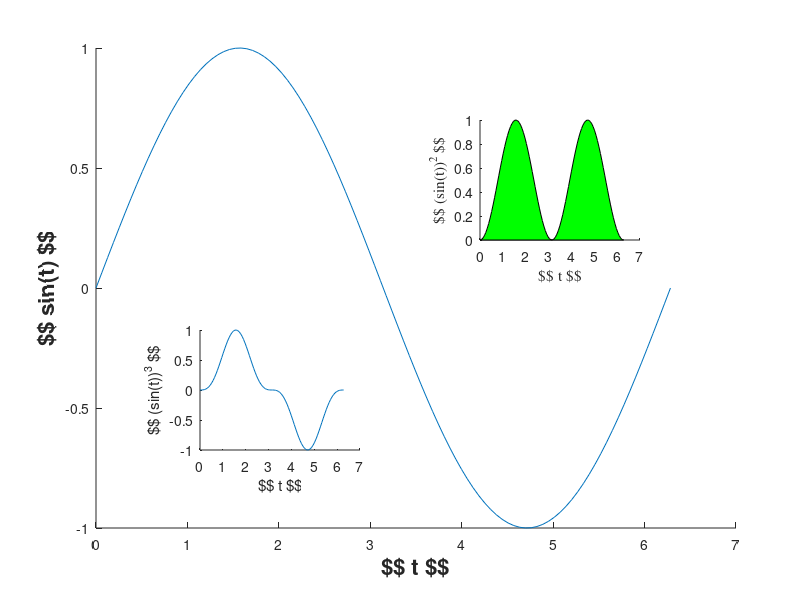

Write MATLAB code to recreate this figure.
% Create data
t = linspace(0,2*pi);
t(1) = eps;
y = sin(t);

% Place axes at (0.1,0.1) with width and height of 0.8
figure
handaxes1 = axes('Position', [0.12 0.12 0.8 0.8]);

%%
% Main plot
plot(t, y)
xlabel('$$ t $$')
ylabel('$$ sin(t) $$')
set(handaxes1, 'Box', 'off')
%%

% Adjust XY label font
handxlabel1 = get(gca, 'XLabel');
set(handxlabel1, 'FontSize', 16, 'FontWeight', 'bold')
handylabel1 = get(gca, 'ylabel');
set(handylabel1, 'FontSize', 16, 'FontWeight', 'bold')

%%
% Place second set of axes on same plot
handaxes2 = axes('Position', [0.6 0.6 0.2 0.2]);
fill(t, y.^2, 'g')
set(handaxes2, 'Box', 'off')
xlabel('$$ t $$')
ylabel('$$ (sin(t))^2 $$')

%%
% Adjust XY label font
set(get(handaxes2, 'XLabel'), 'FontName', 'Times')
set(get(handaxes2, 'YLabel'), 'FontName', 'Times')

%%
% Add another set of axes
handaxes3 = axes('Position', [0.25 0.25 0.2 0.2]);
plot(t, y.^3)
set(handaxes3, 'Box','off')
xlabel('$$ t $$')
ylabel('$$ (sin(t))^3 $$')